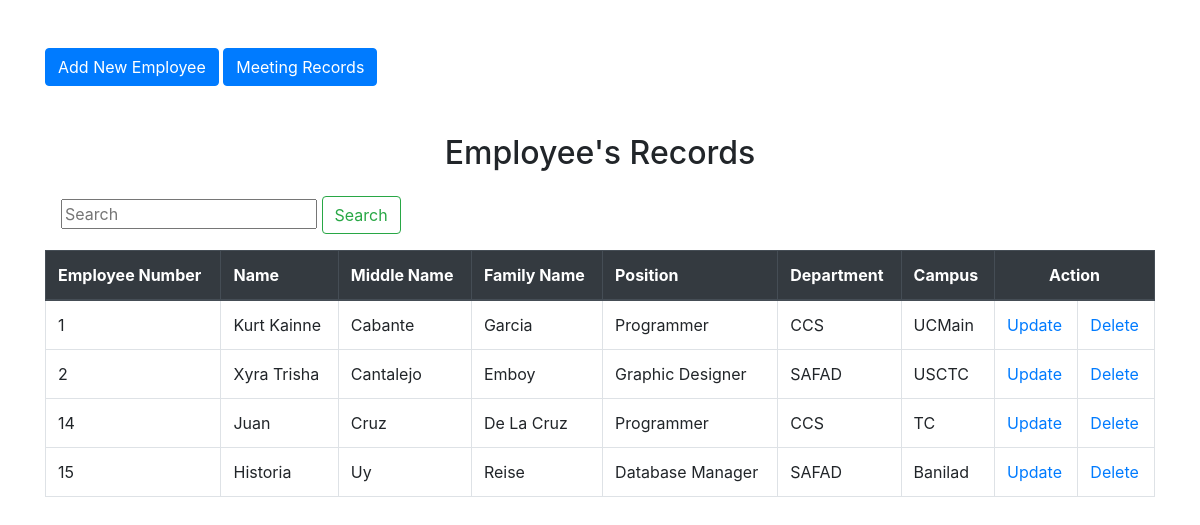
The page /meeting-main/meeting-main/index.php on the database its author committed.
### tables this page shows
CREATE TABLE `employees` (
  `empNo` int(11) NOT NULL,
  `empFName` text NOT NULL,
  `empMName` text NOT NULL,
  `empLName` text NOT NULL,
  `empPosition` text NOT NULL,
  `empDept` text NOT NULL,
  `empCampus` text NOT NULL
);

### meeting-main/meeting-main/index.php (the view, shortened to what this page needs)
<?php
$hostname = "localhost";
$username = "root";
$password = "";
$dbname = "practice";
$conn = mysqli_connect("$hostname","$username","$password","$dbname");
if (isset($_POST['search'])){
    $keyword = $_POST['keyword'];
    $sql = "SELECT * FROM employees WHERE empFName LIKE '%$keyword%' OR empNo LIKE '%$keyword%'";
}else{
    $sql = "SELECT * FROM employees";
}
$result = mysqli_query($conn, $sql);
?>
<!DOCTYPE html>
<html lang = "en">
    <head>
        <link rel="stylesheet" href="https://maxcdn.bootstrapcdn.com/bootstrap/4.5.2/css/bootstrap.min.css">
    </head>
    <body>
        <div class = "container">
            <a href="employees.php" class = "btn btn-primary my-5"> Add New Employee </a>
            <a href="meetings.php" class = "btn btn-primary my-5"> Meeting Records </a>
            <h2 class = "text-center"> Employee's Records</h2>
            <form method="POST" class = "h-25 d-inline-block w-75 p-3">
                <input type="text" name="keyword" placeholder="Search">
                <button type = "submit" name = "search" class = "btn btn-outline-success"> Search </button>
            </form>
            <table class = "table table-bordered table-stripled">
                <thead class = "thead-dark">
                    <tr>
                        <th>Employee Number</th>
                        <th>Name</th>
                        <th>Middle Name</th>
                        <th>Family Name</th>
                        <th>Position</th>
                        <th>Department</th>
                        <th>Campus</th>
                        <th colspan="2" class = "text-center">Action</th>
                    </tr>
                </thead>
                <tbody>
                    <?php
                        while ($row = mysqli_fetch_assoc($result)){
                            echo  "<tr>";
                                echo "<td>".$row['empNo']."</td>";
                                echo "<td>".$row['empFName']."</td>";
                                echo "<td>".$row['empMName']."</td>";
                                echo "<td>".$row['empLName']."</td>";
                                echo "<td>".$row['empPosition']."</td>";
                                echo "<td>".$row['empDept']."</td>";
                                echo "<td>".$row['empCampus']."</td>";
                                echo "<td> <a href = 'update.php?id= ".$row['empNo']."'>Update</a> </td>";
                                echo "<td> <a href = 'javascript:void(0)' onclick = 'confirmDelete(".$row['empNo'].")'> Delete </a> </td>";
                            echo  "</tr>";
                        }
                    ?>
                </tbody>
            </table>
        </div>
    </body>
</html>

### rows shown on the page
employees: empNo "1", empFName "Kurt Kainne", empMName "Cabante", empLName "Garcia", empPosition "Programmer", empDept "CCS", empCampus "UCMain"
employees: empNo "2", empFName "Xyra Trisha", empMName "Cantalejo", empLName "Emboy", empPosition "Graphic Designer", empDept "SAFAD", empCampus "USCTC"
employees: empNo "14", empFName "Juan", empMName "Cruz", empLName "De La Cruz", empPosition "Programmer", empDept "CCS", empCampus "TC"
employees: empNo "15", empFName "Historia", empMName "Uy", empLName "Reise", empPosition "Database Manager", empDept "SAFAD", empCampus "Banilad"
